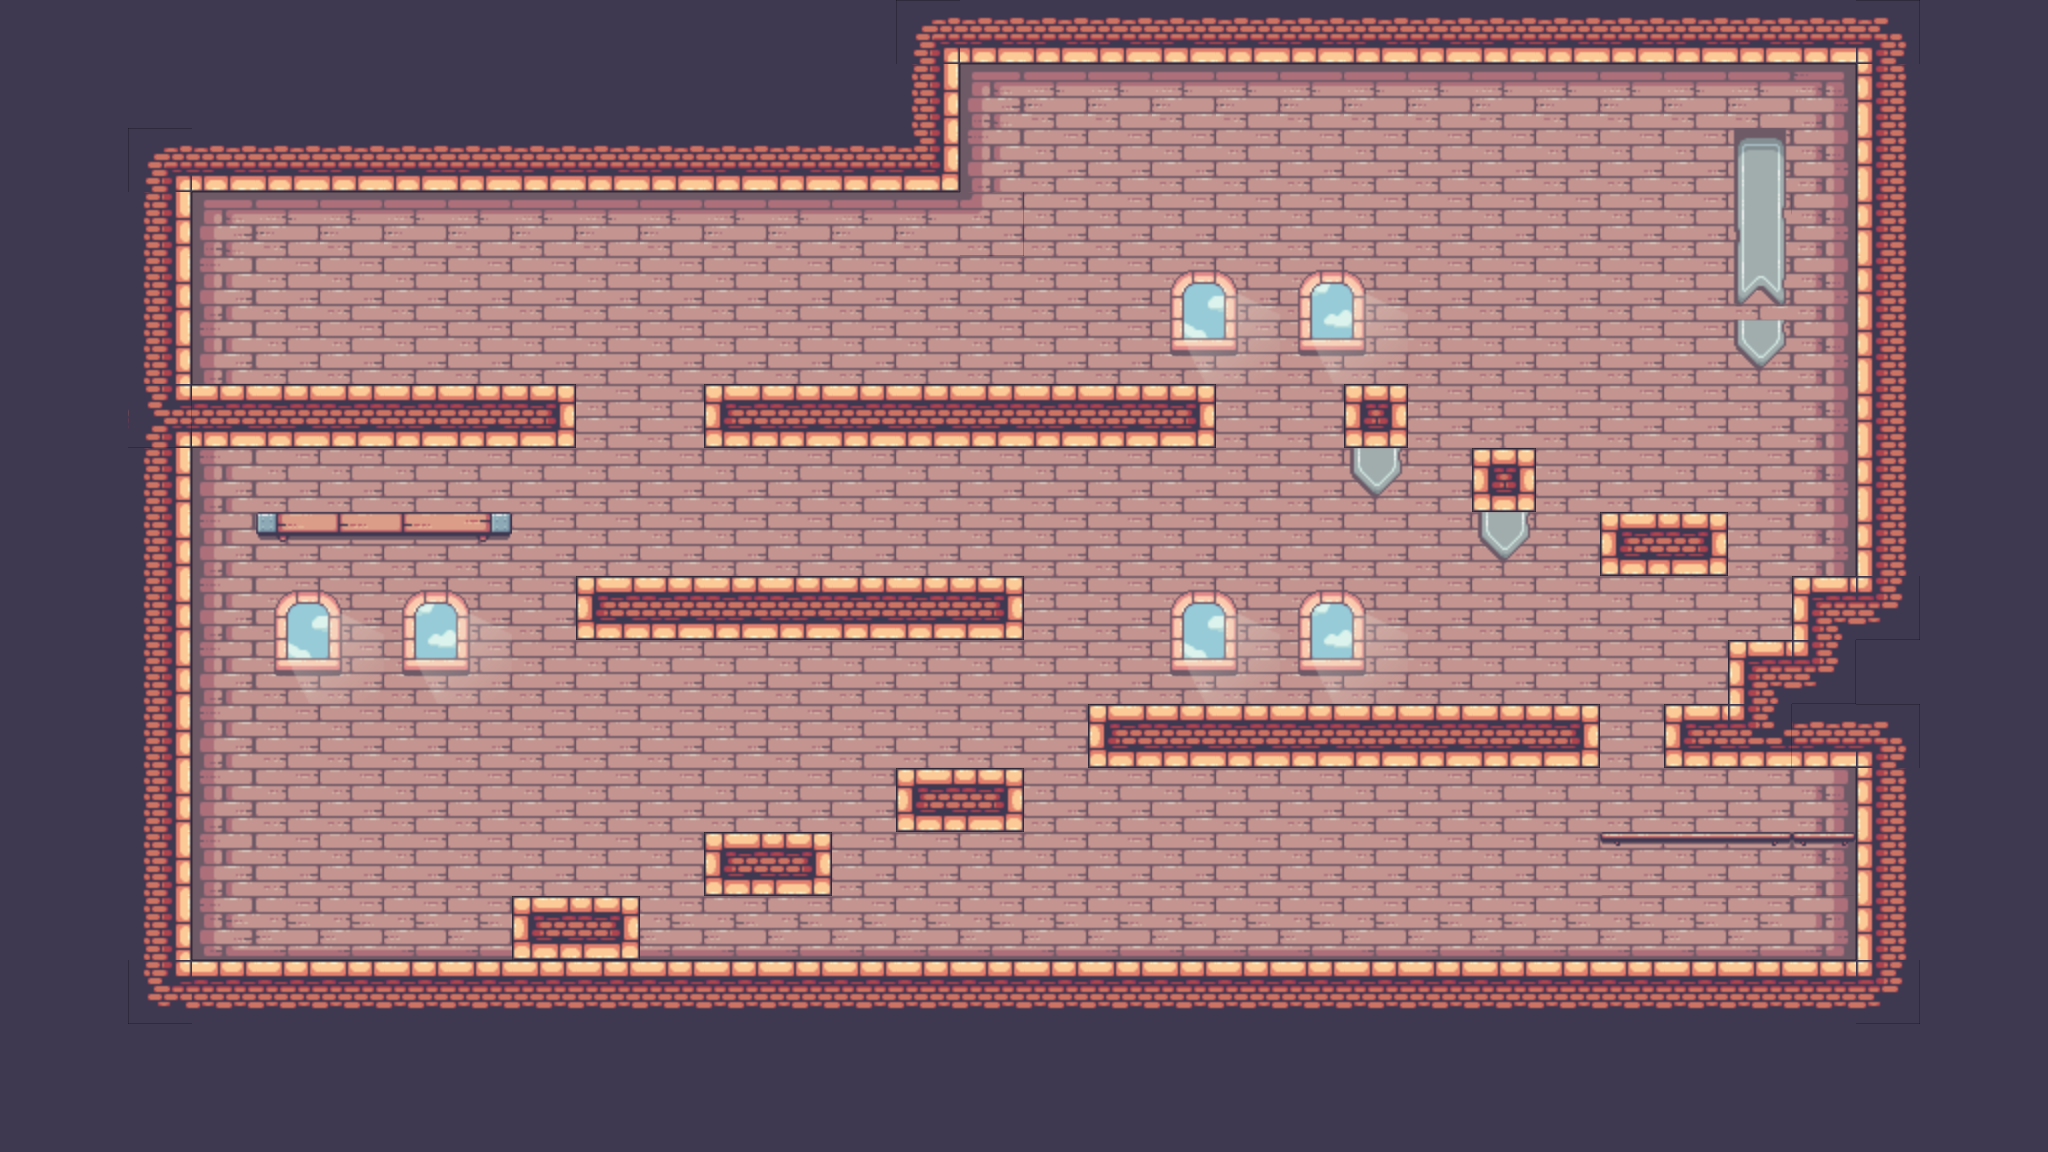

The image is a tile-based game level rendered from a .tmx file. Its description and complete source (layers, tilesets, objects, tile grids) follow:
An orthogonal 32x18 tile map with 64x64 px tiles, 2 tile layers (Слой тайлов 1, Decorations), 1 hidden layer not drawn, 3 tilesets and 1 object.

<map version="1.10" tiledversion="1.10.2" orientation="orthogonal" renderorder="right-down" width="32" height="18" tilewidth="64" tileheight="64" infinite="0" nextlayerid="10" nextobjectid="20">
 <tileset firstgid="1" source="../tilesets/Main.tsx" />
 <tileset firstgid="248" source="../tilesets/Misc.tsx" />
 <tileset firstgid="251" source="../tilesets/Decorations.tsx" />
 <layer id="1" name="Слой тайлов 1" width="32" height="18">
  <data encoding="csv">
41,41,41,41,41,41,41,41,41,41,41,41,41,41,27,60,60,60,60,60,60,60,60,60,60,60,60,60,60,28,41,41,
41,41,41,41,41,41,41,41,41,41,41,41,41,41,42,135,136,136,136,136,136,136,136,136,136,136,136,136,137,40,41,41,
41,41,27,60,60,60,60,60,60,60,60,60,60,60,61,154,155,155,155,155,155,155,155,155,155,155,155,155,156,40,41,41,
41,41,42,135,136,136,136,136,136,136,136,136,136,136,136,161,155,155,155,155,155,155,155,155,155,155,155,155,156,40,41,41,
41,41,42,154,155,155,155,155,155,155,155,155,155,155,155,155,155,155,155,155,155,155,155,155,155,155,155,155,156,40,41,41,
41,41,42,154,155,155,155,155,155,155,155,155,155,155,155,155,155,155,155,155,155,155,155,155,155,155,155,155,156,40,41,41,
41,41,50,98,98,98,98,98,99,155,155,97,98,98,98,98,98,98,99,155,155,101,155,155,155,155,155,155,156,40,41,41,
41,41,42,154,155,155,155,155,155,155,155,155,155,155,155,155,155,155,155,155,155,155,155,101,155,155,155,155,156,40,41,41,
41,41,42,154,155,155,155,155,155,155,155,155,155,155,155,155,155,155,155,155,155,155,155,155,155,97,99,155,156,40,41,41,
41,41,42,154,155,155,155,155,155,97,98,98,98,98,98,99,155,155,155,155,155,155,155,155,155,155,155,155,21,47,41,41,
41,41,42,154,155,155,155,155,155,155,155,155,155,155,155,155,155,155,155,155,155,155,155,155,155,155,155,21,47,41,41,41,
41,41,42,154,155,155,155,155,155,155,155,155,155,155,155,155,155,97,98,98,98,98,98,98,99,155,97,104,60,28,41,41,
41,41,42,154,155,155,155,155,155,155,155,155,155,155,97,99,155,155,155,155,155,155,155,155,155,155,155,155,156,40,41,41,
41,41,42,154,155,155,155,155,155,155,155,97,99,155,155,155,155,155,155,155,155,155,155,155,155,155,155,155,156,40,41,41,
41,41,42,173,174,174,174,174,97,99,174,174,174,174,174,174,174,174,174,174,174,174,174,174,174,174,174,174,175,40,41,41,
41,41,46,22,22,22,22,22,22,22,22,22,22,22,22,22,22,22,22,22,22,22,22,22,22,22,22,22,22,47,41,41,
41,41,41,41,41,41,41,41,41,41,41,41,41,41,41,41,41,41,41,41,41,41,41,41,41,41,41,41,41,41,41,41,
41,41,41,41,41,41,41,41,41,41,41,41,41,41,41,41,41,41,41,41,41,41,41,41,41,41,41,41,41,41,41,41
</data>
 </layer>
 <layer id="2" name="Collisions" width="32" height="18" visible="0" opacity="0.3">
  <data encoding="csv">
0,0,0,0,0,0,0,0,0,0,0,0,0,0,250,250,250,250,250,250,250,250,250,250,250,250,250,250,250,250,0,0,
0,0,0,0,0,0,0,0,0,0,0,0,0,0,250,0,0,0,0,0,0,0,0,0,0,0,0,0,0,250,0,0,
0,0,250,250,250,250,250,250,250,250,250,250,250,250,250,0,0,0,0,0,0,0,0,0,0,0,0,0,0,250,41,0,
0,0,250,0,0,0,0,0,0,0,0,0,0,0,0,0,0,0,0,0,0,0,0,0,0,0,0,0,0,250,0,0,
0,0,250,0,0,0,0,0,0,0,0,0,0,0,0,0,0,0,155,155,0,0,0,0,0,0,0,0,0,250,0,0,
0,0,250,0,0,0,0,0,0,0,0,0,0,0,0,0,0,0,0,0,0,0,0,0,0,0,0,0,0,250,0,0,
0,0,250,250,250,250,250,250,250,0,0,250,250,250,250,250,250,250,250,0,0,250,0,0,0,0,0,0,0,250,0,0,
0,0,250,0,0,0,0,0,0,0,0,0,0,0,0,0,0,0,0,0,0,0,0,250,0,0,0,0,0,250,0,0,
0,0,250,0,0,0,0,0,0,0,0,0,0,0,0,0,0,0,0,0,0,0,0,0,0,250,250,0,0,250,0,0,
0,0,250,0,0,0,0,0,0,250,250,250,250,250,250,250,0,0,0,0,0,0,0,0,0,0,0,0,250,250,0,0,
0,0,250,0,0,0,0,0,0,0,0,0,0,0,0,0,0,0,0,0,0,0,0,0,0,0,0,250,250,0,0,0,
0,0,250,0,0,0,0,0,0,0,0,0,0,0,0,0,0,250,250,250,250,250,250,250,250,0,250,250,250,250,0,0,
0,0,250,0,0,0,0,0,0,0,0,0,0,0,250,250,0,0,0,0,0,0,0,0,0,0,0,0,0,250,0,0,
0,0,250,0,0,0,0,0,0,0,0,250,250,0,0,0,0,0,0,0,0,0,0,0,0,0,0,0,0,250,0,0,
0,0,250,0,0,0,0,0,250,250,0,0,0,0,0,0,0,0,0,0,0,0,0,0,0,0,0,0,0,250,0,0,
0,0,250,250,250,250,250,250,250,250,250,250,250,250,250,250,250,250,250,250,250,250,250,250,250,250,250,250,250,250,0,0,
0,0,0,0,0,0,0,0,0,0,0,0,0,0,0,0,0,0,0,0,0,0,0,0,0,0,0,0,0,0,0,0,
0,0,0,0,0,0,0,0,0,0,0,0,0,0,0,0,0,0,0,0,0,0,0,0,0,0,0,0,0,0,0,0
</data>
 </layer>
 <imagelayer id="4" name="Decorations" />
 <objectgroup id="8" name="Слой объектов 1">
  <object id="19" gid="248" x="380" y="386" width="92" height="112" />
 </objectgroup>
 <layer id="9" name="Decorations" width="32" height="18">
  <data encoding="csv">
0,0,0,0,0,0,0,0,0,0,0,0,0,0,0,0,0,0,0,0,0,0,0,0,0,0,0,0,0,0,0,0,
0,0,0,0,0,0,0,0,0,0,0,0,0,0,0,0,0,0,0,0,0,0,0,0,0,0,0,0,0,0,0,0,
0,0,0,0,0,0,0,0,0,0,0,0,0,0,0,0,0,0,0,0,0,0,0,0,0,0,0,259,0,0,0,0,
0,0,0,0,0,0,0,0,0,0,0,0,0,0,0,0,0,0,0,0,0,0,0,0,0,0,0,266,0,0,0,0,
0,0,0,0,0,0,0,0,0,0,0,0,0,0,0,0,0,0,274,275,276,277,0,0,0,0,0,273,0,0,0,0,
0,0,0,0,0,0,0,0,0,0,0,0,0,0,0,0,0,0,281,282,283,284,0,0,0,0,0,280,0,0,0,0,
0,0,0,0,0,0,0,0,0,0,0,0,0,0,0,0,0,0,0,0,0,0,0,0,0,0,0,0,0,0,0,0,
0,0,0,0,0,0,0,0,0,0,0,0,0,0,0,0,0,0,0,0,0,280,0,0,0,0,0,0,0,0,0,0,
0,0,0,0,267,268,268,269,0,0,0,0,0,0,0,0,0,0,0,0,0,0,0,280,0,0,0,0,0,0,0,0,
0,0,0,0,274,275,276,277,0,0,0,0,0,0,0,0,0,0,274,275,276,277,0,0,0,0,0,0,0,0,0,0,
0,0,0,0,281,282,283,284,0,0,0,0,0,0,0,0,0,0,281,282,283,284,0,0,0,0,0,0,0,0,0,0,
0,0,0,0,0,0,0,0,0,0,0,0,0,0,0,0,0,0,0,0,0,0,0,0,0,0,0,0,0,0,0,0,
0,0,0,0,0,0,0,0,0,0,0,0,0,0,0,0,0,0,0,0,0,0,0,0,0,0,0,0,0,0,0,0,
0,0,0,0,0,0,0,0,0,0,0,0,0,0,0,0,0,0,0,0,0,0,0,0,0,260,261,262,263,0,0,0,
0,0,0,0,0,0,0,0,0,0,0,0,0,0,0,0,0,0,0,0,0,0,0,0,0,0,0,0,0,0,0,0,
0,0,0,0,0,0,0,0,0,0,0,0,0,0,0,0,0,0,0,0,0,0,0,0,0,0,0,0,0,0,0,0,
0,0,0,0,0,0,0,0,0,0,0,0,0,0,0,0,0,0,0,0,0,0,0,0,0,0,0,0,0,0,0,0,
0,0,0,0,0,0,0,0,0,0,0,0,0,0,0,0,0,0,0,0,0,0,0,0,0,0,0,0,0,0,0,0
</data>
 </layer>
</map>
